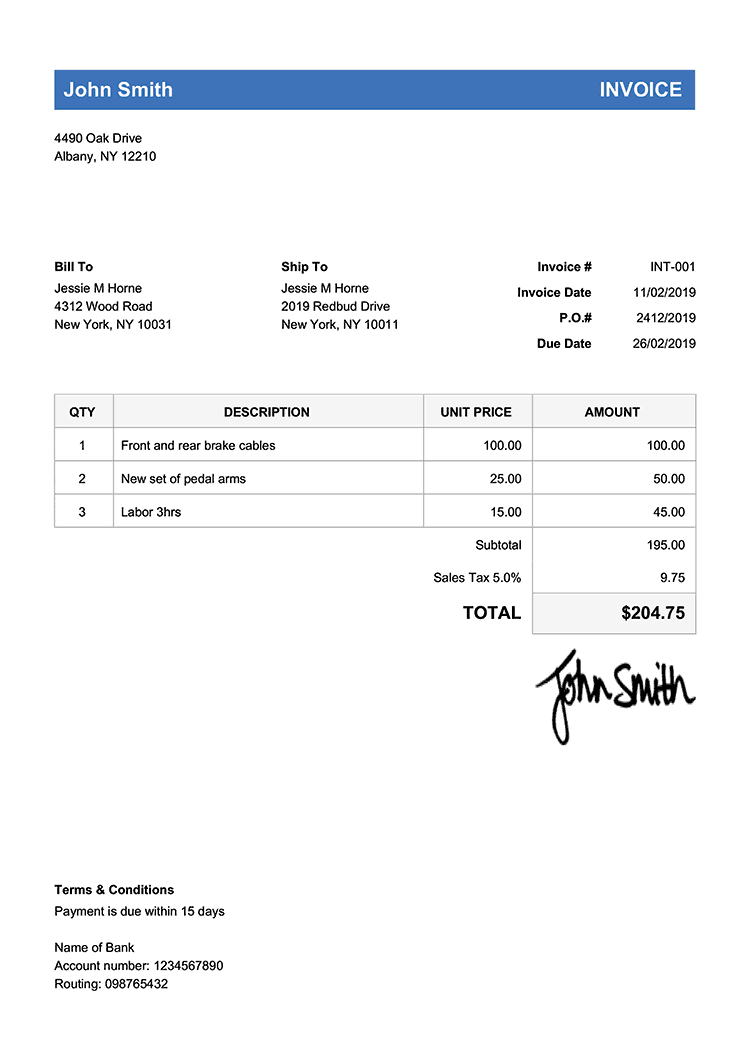
#> input picture invoice/invoice-template-en-classic-blue-750px.png, 750 x 1061 px, found by its file name; the run also reads 1 picture not shown here
$ jupyter execute --allow-errors Untitled18.ipynb   (shell and % lines are left out)   (older library calls are emulated)   (text cells are left out)
#> lines starting #> are read from the running program, lines starting #| are printed output that depends on the picture; after the words box and inside, x2 and y2 are one past the last pixel; in counts of white or black regions, pixels touching at a corner belong together; pictures that were not available may be replaced by others from this repository, and a replacement may not be noted
[cell 1]
import easyocr
#> (the rest of this cell did not finish here and is left out)

[cell 2]
import matplotlib.pyplot as plt
import matplotlib as mpl
import matplotlib.patches as patches
import matplotlib.image as mpimg
import random

invoices=['https://github.com/dolmani38/OCR/blob/main/invoice/invoice-template-en-band-blue-750px.png?raw=true',
'https://github.com/dolmani38/OCR/blob/main/invoice/invoice-template-en-classic-blue-750px.png?raw=true']

invoice = random.choices(invoices)[0]
invoice
im_path = invoice

dpi = mpl.rcParams['figure.dpi']
im_data = plt.imread(im_path)
#> im_data is the input picture: shape (1061, 750, 4) float32; mean R, G, B, A 0.955, 0.962, 0.97, 1
height, width, depth = im_data.shape

# What size does the figure need to be in inches to fit the image?
figsize = width / float(dpi), height / float(dpi)

# Create a figure of the right size with one axes that takes up the full figure
fig = plt.figure(figsize=figsize)
ax = fig.add_axes([0, 0, 1, 1])

# Hide spines, ticks, etc.
ax.axis('off')

# Display the image.
ax.imshow(im_data, cmap='gray')

[cell 3]
import requests
import json
url = 'https://raw.githubusercontent.com/dolmani38/OCR/main/type.json'
#> (the rest of this cell did not finish here and is left out)

[cell 4]
invoice_type = None

#> (the rest of this cell did not finish here and is left out)

[cell 5]
import requests
import json
url = 'https://raw.githubusercontent.com/dolmani38/OCR/main/pattern.json'

#> (the rest of this cell did not finish here and is left out)

[cell 6]
# Create a figure of the right size with one axes that takes up the full figure
fig = plt.figure(figsize=figsize)
ax = fig.add_axes([0, 0, 1, 1])

# Hide spines, ticks, etc.
ax.axis('off')

# Display the image.
ax.imshow(im_data, cmap='gray')
#> (the rest of this cell did not finish here and is left out)

#> (a cell that did not finish here is left out)

[cell 8]
# import the fuzzywuzzy module
from fuzzywuzzy import fuzz

# spellcheck main class
class SpellCheck:

    # initialization method
    def __init__(self, word_dict_file=None):
        # open the dictionary file
        self.file = open(word_dict_file, 'r')

        # load the file data in a variable
        data = self.file.read()

        # store all the words in a list
        data = data.split(",")

        # change all the words to lowercase
        data = [i.lower() for i in data]

        # remove all the duplicates in the list
        data = set(data)

        # store all the words into a class variable dictionary
        self.dictionary = list(data)

    # string setter method
    def check(self, string_to_check):
        # store the string to be checked in a class variable
        self.string_to_check = string_to_check

    # this method returns the possible suggestions of the correct words
    # [53 lines left out: functions suggestions, correct, not called in this run]

#> (a cell that did not finish here is left out)

#> (a cell that did not finish here is left out)


# set the string
string_to_be_checked = "Gujrt Delh Vodadra 44g0 IMHorne Waod"
spell_check.check(string_to_be_checked)

# print suggestions and correction
print(spell_check.suggestions())
print(spell_check.correct())

#> (a cell that did not finish here is left out)

[cell 12]
import cv2 as cv
import numpy as np

# [11 lines left out: function unsharp_mask, not called in this run]

[cell 13]
import cv2
import numpy as np
from PIL import Image, ImageEnhance

# [26 lines left out: function preprocessing_part_image, not called in this run]

#> (a cell that did not finish here is left out)

[cell 15]
def recognition_correction(anchor_text,text_part_image,scale_percent = 200,rate_threshold=0.4):
    results = reader.readtext(preprocessing_part_image(text_part_image,temp_file_name=anchor_text+'.png',scale_percent=scale_percent),detail=1)
    texts = []
    infos = []
    for result in results:
        spell_fix = 'None'
        rect = result[0]
        text = result[1]
        prob = result[2]
        # OCR 인식확률 0.4 이하의 경우, Spelling check 처리
        if prob <= rate_threshold:
            back_text = text
            spell_check.check(text)
            texts.append(spell_check.correct())
            #print(back_text,text)
            if back_text.lower() != text.lower():
                spell_fix = 'fix'
        else:
            texts.append(text)
        infos.append((prob,spell_fix))

    return (' '.join(texts) if len(texts) > 0 else '').strip(),infos

#> (a cell that did not finish here is left out)

[cell 17]
import os
import cv2
import imutils
import numpy as np
import pandas as pd

class TableImage2DataFrame:
    def __init__(self, table_file_name='list.png'):
        dpi = mpl.rcParams['figure.dpi']
        self.im_data = plt.imread(table_file_name)
        self.img = cv2.imread(table_file_name)

        height, width, depth = im_data.shape

        # What size does the figure need to be in inches to fit the image?
        figsize = width / float(dpi), height / float(dpi)

        # Create a figure of the right size with one axes that takes up the full figure
        fig = plt.figure(figsize=figsize)
        ax = fig.add_axes([0, 0, 1, 1])

        # Hide spines, ticks, etc.
        ax.axis('off')

        # Display the image.
        ax.imshow(self.im_data, cmap='gray')

    def __pre_process_image(self, morph_size=(10, 10)):

        # get rid of the color
        pre = cv2.cvtColor(self.img, cv2.COLOR_BGR2GRAY)
        # Otsu threshold
        #pre = cv2.threshold(pre, 250, 255, cv2.THRESH_BINARY | cv2.THRESH_OTSU)[1]
        pre = cv2.threshold(pre, 200, 255, cv2.THRESH_BINARY | cv2.THRESH_OTSU)[1]
        # dilate the text to make it solid spot
        cpy = pre.copy()
        struct = cv2.getStructuringElement(cv2.MORPH_RECT, morph_size)
        cpy = cv2.dilate(~cpy, struct, anchor=(-1, -1), iterations=1)
        pre = ~cpy
        return pre

    def __find_text_boxes(self,pre, min_text_height_limit=6, max_text_height_limit=40):
        # Looking for the text spots contours
        # OpenCV 3
        # img, contours, hierarchy = cv2.findContours(pre, cv2.RETR_LIST, cv2.CHAIN_APPROX_SIMPLE)
        # OpenCV 4
        contours, hierarchy = cv2.findContours(pre, cv2.RETR_LIST, cv2.CHAIN_APPROX_SIMPLE)

        # Getting the texts bounding boxes based on the text size assumptions
        boxes = []
        for contour in contours:
            box = cv2.boundingRect(contour)
            h = box[3]

            if min_text_height_limit < h < max_text_height_limit:
                boxes.append(box)

        return boxes


    def __find_table_in_boxes(self, boxes, cell_threshold=10, min_columns=2):
        rows = {}
        cols = {}

        # Clustering the bounding boxes by their positions
        for box in boxes:
            (x, y, w, h) = box
            col_key = x // cell_threshold
            row_key = y // cell_threshold
            cols[row_key] = [box] if col_key not in cols else cols[col_key] + [box]
            rows[row_key] = [box] if row_key not in rows else rows[row_key] + [box]

        # Filtering out the clusters having less than 2 cols
        table_cells = list(filter(lambda r: len(r) >= min_columns, rows.values()))
        # Sorting the row cells by x coord
        table_cells = [list(sorted(tb)) for tb in table_cells]
        # Sorting rows by the y coord
        table_cells = list(sorted(table_cells, key=lambda r: r[0][1]))

        return table_cells


    def __build_lines(self,table_cells):
        if table_cells is None or len(table_cells) <= 0:
            return [], []

        max_last_col_width_row = max(table_cells, key=lambda b: b[-1][2])
        min_first_col_width_row = min(table_cells, key=lambda b: b[0][0])
        max_x = max_last_col_width_row[-1][0] + max_last_col_width_row[-1][2]
        min_x = min_first_col_width_row[0][0]

        max_last_row_height_box = max(table_cells[-1], key=lambda b: b[3])
        mim_first_row_height_box = max(table_cells[0], key=lambda b: b[1])
        max_y = max_last_row_height_box[1] + max_last_row_height_box[3]
        min_y = mim_first_row_height_box[1]

        hor_lines = []
        ver_lines = []

        for box in table_cells:
            x = box[0][0]
            y = box[0][1]
            hor_lines.append((min_x, y, max_x, y))

        for box in table_cells[0]:
            x = box[0]
            y = box[1]
            ver_lines.append((x, min_y, x, max_y))

        (x, y, w, h) = table_cells[0][-1]
        ver_lines.append((max_x, y, max_x, max_y))
        (x, y, w, h) = table_cells[0][0]
        hor_lines.append((x, max_y, max_x, max_y))

        return hor_lines, ver_lines

    def __detect_box(self,image,line_min_width=30):
        gray_scale=cv2.cvtColor(image,cv2.COLOR_BGR2GRAY)
        #th1,img_bin=cv2.threshold(gray_scale,150,225,cv2.THRESH_BINARY)
        th1,img_bin=cv2.threshold(gray_scale,230,255,cv2.THRESH_BINARY)
        kernal_h=np.ones((1,line_min_width), np.uint8)
        kernal_v=np.ones((line_min_width,1), np.uint8)
        img_bin_h=cv2.morphologyEx(~img_bin, cv2.MORPH_OPEN, kernal_h)
        img_bin_v=cv2.morphologyEx(~img_bin, cv2.MORPH_OPEN, kernal_v)
        img_bin_final=img_bin_h|img_bin_v
        final_kernel=np.ones((3,3), np.uint8)
        img_bin_final=cv2.dilate(img_bin_final,final_kernel,iterations=1)
        ret, labels, stats,centroids = cv2.connectedComponentsWithStats(~img_bin_final, connectivity=8, ltype=cv2.CV_32S)
        return stats,labels

    def recognize_table(self,with_border=False, scale_percent = 200,rate_threshold=0.4):
        vis = np.ones((self.img.shape[0],self.img.shape[1],3), np.uint8)*255


        if with_border:
            stats,labels = self.__detect_box(self.img)
            min_x = min(stats[2:][:][0])
            max_x = max([x+w for x,y,w,h,area in stats[2:]])
            min_y = min(stats[2:][:][1])
            max_y = max([y+h for x,y,w,h,area in stats[2:]])

            for x,y,w,h,area in stats[2:]:
                cv2.line(vis, (min_x, y), (max_x, y), (255, 0, 0), 1)
                cv2.line(vis, (x, min_y), (x, max_y), (255, 0, 0), 1)
            cv2.line(vis, (min_x, y+h), (max_x, y+h), (255, 0, 0), 1)
            cv2.line(vis, (x+w, min_y), (x+w, max_y), (255, 0, 0), 1)

                #cv2.rectangle(vis, (x, y), (x + w, y + h), (255, 0, 0), 1)
        else:
            pre_processed = self.__pre_process_image()
            plt.imshow(pre_processed)
            plt.show()
            text_boxes = self.__find_text_boxes(pre_processed)
            cells = self.__find_table_in_boxes(text_boxes)

            hor_lines, ver_lines = self.__build_lines(cells)

            # for box in text_boxes:
            #     (x, y, w, h) = box
            #     cv2.rectangle(vis, (x, y), (x + w - 2, y + h - 2), (0, 255, 0), 1)

            for line in hor_lines:
                [x1, y1, x2, y2] = line
                cv2.line(vis, (x1, y1), (x2, y2), (0, 0, 255), 1)

            for line in ver_lines:
                [x1, y1, x2, y2] = line
                cv2.line(vis, (x1, y1), (x2, y2), (0, 0, 255), 1)


        stats,labels = self.__detect_box(vis)

        plt.imshow(vis)
        data = {}
        header = {}
        for x,y,w,h,area in stats[2:]:

            text_part=self.im_data[y:y+h,x:x+w,:]
            text,infos = recognition_correction('cell',text_part,scale_percent = scale_percent,rate_threshold=rate_threshold)
            if x in header:
                data[header[x]].append(text)
            else:
                header[x] = text
                data[header[x]] = []

        print(data)

        df = pd.DataFrame(data)

        return df

[cell 18]
td = TableImage2DataFrame('list.png')
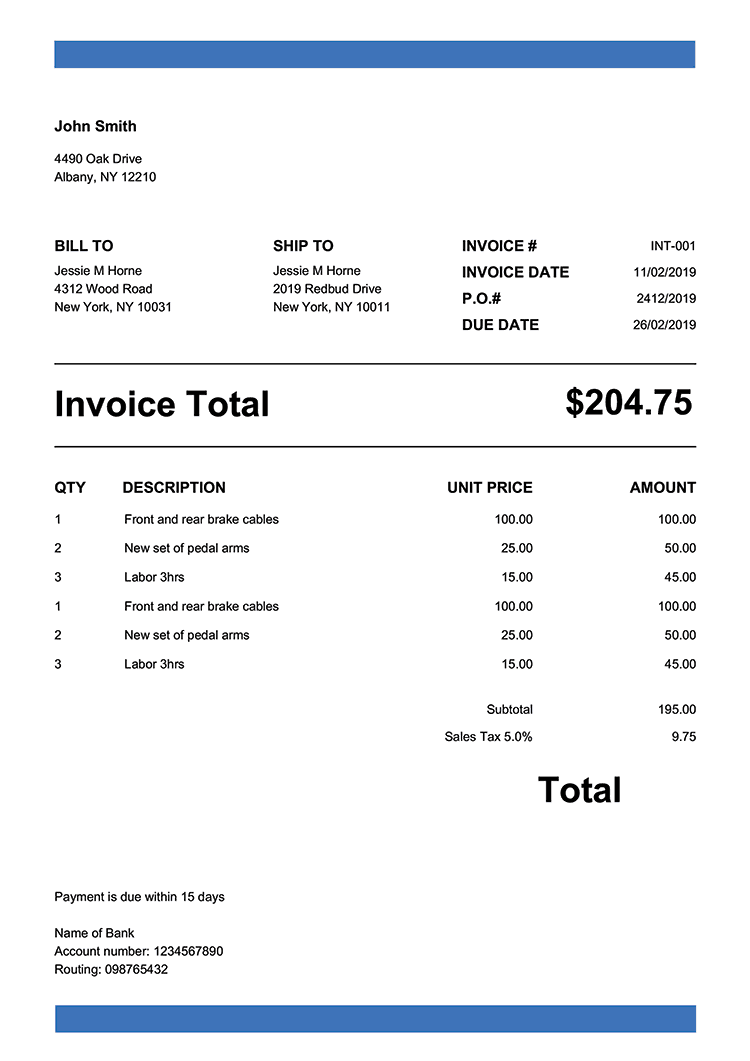
#> input picture invoice/invoice-template-en-band-blue-760px.png, 750 x 1061 px, given in place of list.png, which was not available
#> in __init__, self.im_data is the input picture: shape (1061, 750, 4) float32; mean R, G, B, A 0.94, 0.949, 0.962, 1

#> (a cell that did not finish here is left out)

#> in __pre_process_image, `cpy = cv2.dilate(~cpy, struct, anchor=(-1, -1), iterations=1)`:
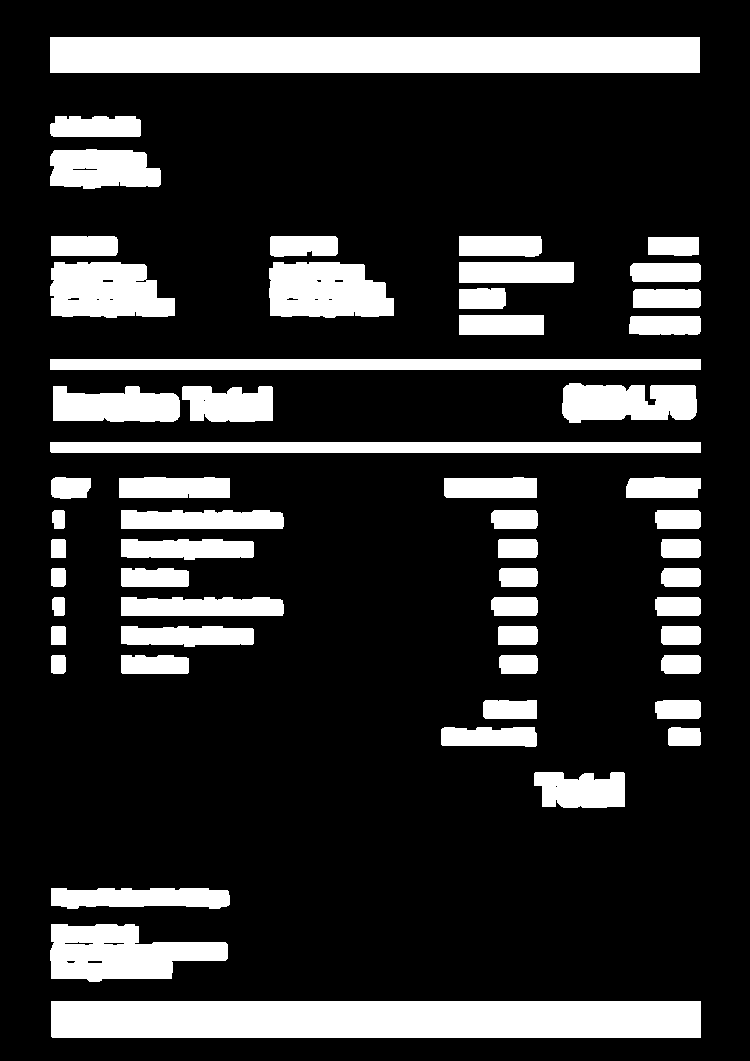
#> cpy: shape (1061, 750); 19.1% white; 56 white regions, largest, box (x1, y1, x2, y2) and area: (51, 1001, 701, 1038) 24049, (50, 37, 700, 73) 23400, (50, 359, 701, 370) 7161
#> in __find_text_boxes, `contours, hierarchy = cv2.findContours(pre, cv2.RETR_LIST, cv2.CHAIN_A..`: contours = 73 contours, 16 with area under 20; largest, box (x1, y1, x2, y2) and area: (0, 0, 750, 1061) 793940, (50, 1000, 702, 1039) 24734, (49, 36, 701, 74) 24085, (49, 358, 702, 371) 7822, (49, 441, 702, 454) 7820
#> the loop in __find_text_boxes, `for contour in contours:` made 73 passes
#> (box, h) on passes 1, 4, 5, 6: ((50, 1000, 652, 39), 39), ((104, 943, 20, 2), 2), ((65, 942, 28, 3), 3), ((49, 923, 180, 60), 60)
#> after the loop in __find_text_boxes, `for contour in contours:`: boxes = 51 items, first 6: (50, 1000, 652, 39), (50, 887, 181, 23), (533, 771, 93, 38), (667, 726, 35, 21), (440, 726, 98, 22), (654, 699, 48, 21)
#> in recognize_table, `text_boxes = self.__find_text_boxes(pre_processed)`: text_boxes has the same summary as boxes in __find_text_boxes
#> the loop in __find_table_in_boxes, `for box in boxes:` made 51 passes
#> (x, y, w, h, col_key, row_key) on passes 1 to 4: (50, 1000, 652, 39, 5, 100), (50, 887, 181, 23, 5, 88), (533, 771, 93, 38, 53, 77), (667, 726, 35, 21, 66, 72)
#> after the loop in __find_table_in_boxes, `for box in boxes:`: cols = 21 items
#> in __find_table_in_boxes, `table_cells = list(filter(lambda r: len(r) >= min_columns, rows.values..`: table_cells = 14 items
#> in __build_lines, `max_last_col_width_row = max(table_cells, key=lambda b: b[-1][2])`: max_last_col_width_row = [(52, 385, 129, 38), (181, 385, 93, 38)]
#> in __build_lines, `min_first_col_width_row = min(table_cells, key=lambda b: b[0][0])`: min_first_col_width_row = [(50, 235, 69, 22), (269, 235, 70, 23), (458, 235, 85, 23), (647, 236, 53, 21)]
#> in __build_lines, `max_x = max_last_col_width_row[-1][0] + max_last_col_width_row[-1][2]`: max_x = 274
#> in __build_lines, `min_x = min_first_col_width_row[0][0]`: min_x = 50
#> in __build_lines, `max_last_row_height_box = max(table_cells[-1], key=lambda b: b[3])`: max_last_row_height_box = (440, 726, 98, 22)
#> in __build_lines, `mim_first_row_height_box = max(table_cells[0], key=lambda b: b[1])`: mim_first_row_height_box = (647, 236, 53, 21)
#> in __build_lines, `max_y = max_last_row_height_box[1] + max_last_row_height_box[3]`: max_y = 748
#> in __build_lines, `min_y = mim_first_row_height_box[1]`: min_y = 236
#> the loop in __build_lines, `for box in table_cells:` made 14 passes
#> (x, y) on passes 1, 6, 7, 8: (50, 235), (50, 476), (51, 509), (50, 538)
#> after the loop in __build_lines, `for box in table_cells:`: hor_lines = 14 items, first 6: (50, 235, 274, 235), (50, 261, 274, 261), (50, 287, 274, 287), (50, 314, 274, 314), (50, 385, 274, 385), (50, 476, 274, 476)
#> the loop in __build_lines, `for box in table_cells[0]:` made 4 passes
#> (box, x, y) on passes 1 to 4: ((50, 235, 69, 22), 50, 235), ((269, 235, 70, 23), 269, 235), ((458, 235, 85, 23), 458, 235), ((647, 236, 53, 21), 647, 236)
#> after the loop in __build_lines, `for box in table_cells[0]:`: ver_lines = [(50, 236, 50, 748), (269, 236, 269, 748), (458, 236, 458, 748), (647, 236, 647, 748)]
#> in __build_lines, `(x, y, w, h) = table_cells[0][-1]`: w = 53; h = 21
#> in __build_lines, `(x, y, w, h) = table_cells[0][0]`: x = 50; y = 235; w = 69; h = 22
#> in recognize_table, `hor_lines, ver_lines = self.__build_lines(cells)`: hor_lines = 15 items, first 6: (50, 235, 274, 235), (50, 261, 274, 261), (50, 287, 274, 287), (50, 314, 274, 314), (50, 385, 274, 385), (50, 476, 274, 476); ver_lines = [(50, 236, 50, 748), (269, 236, 269, 748), (458, 236, 458, 748), (647, 236, 647, 748), (274, 236, 274, 748)]
#> the loop in recognize_table, `for line in hor_lines:` made 15 passes
#> (line, y1, y2) on passes 1 to 4: ((50, 235, 274, 235), 235, 235), ((50, 261, 274, 261), 261, 261), ((50, 287, 274, 287), 287, 287), ((50, 314, 274, 314), 314, 314)
#> the loop in recognize_table, `for line in ver_lines:` made 5 passes
#> (line, x1, x2) on passes 1 to 4: ((50, 236, 50, 748), 50, 50), ((269, 236, 269, 748), 269, 269), ((458, 236, 458, 748), 458, 458), ((647, 236, 647, 748), 647, 647)
#> in __detect_box, `ret, labels, stats,centroids = cv2.connectedComponentsWithStats(~img_b..`:
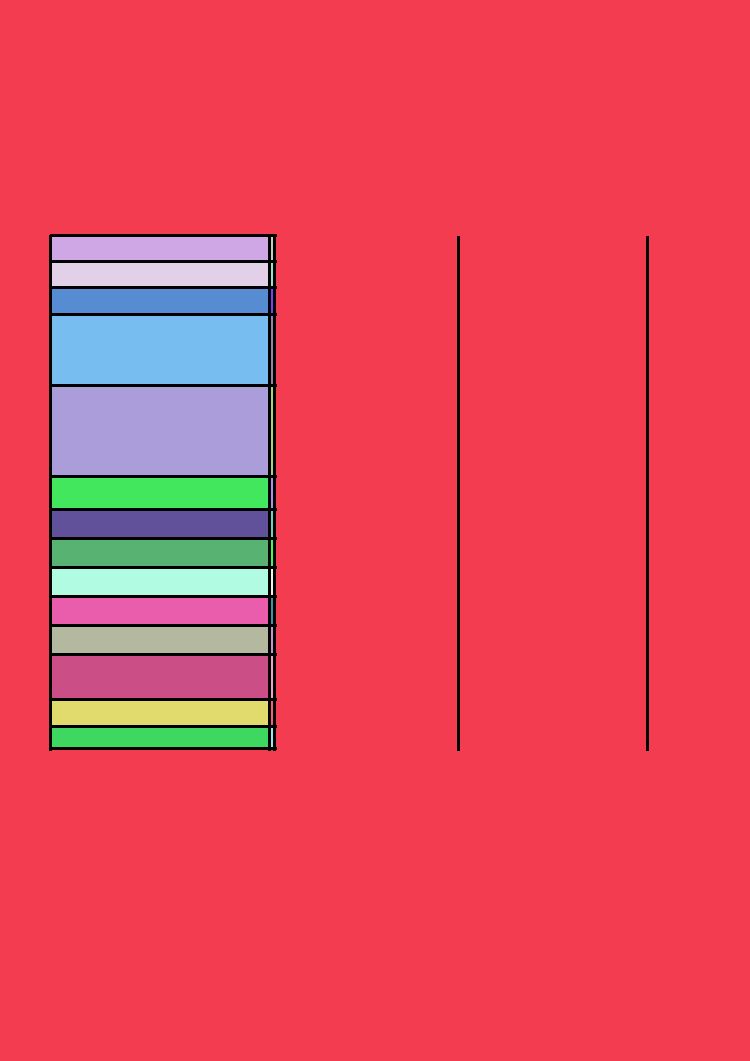
#> labels: shape (1061, 750) int32; 30 distinct labels, from 0 to 29; one colour per label, 0 black
#> in __detect_box, `ret, labels, stats,centroids = cv2.connectedComponentsWithStats(~img_b..`: ret = 30; stats = 30 rows, first 6: [49, 234, 600, 517, 17597], [0, 0, 750, 1061, 675475], [52, 237, 216, 23, 4968], [271, 237, 2, 23, 46], [52, 263, 216, 23, 4968], [271, 263, 2, 23, 46]; centroids = 30 pairs, first value 159.5 to 410.5, second value 248 to 737
#> the loop in recognize_table, `for x,y,w,h,area in stats[2:]: ` made 1 pass
#> pass 1, in recognize_table, `text_part=self.im_data[y:y+h,x:x+w,:]`:
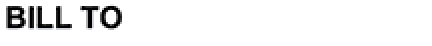
#> text_part: shape (23, 216, 4) float32 (shown 2 times larger); mean R, G, B, A 0.945, 0.945, 0.946, 1
#> after the loop in recognize_table, `for x,y,w,h,area in stats[2:]:`: data = 0 items
